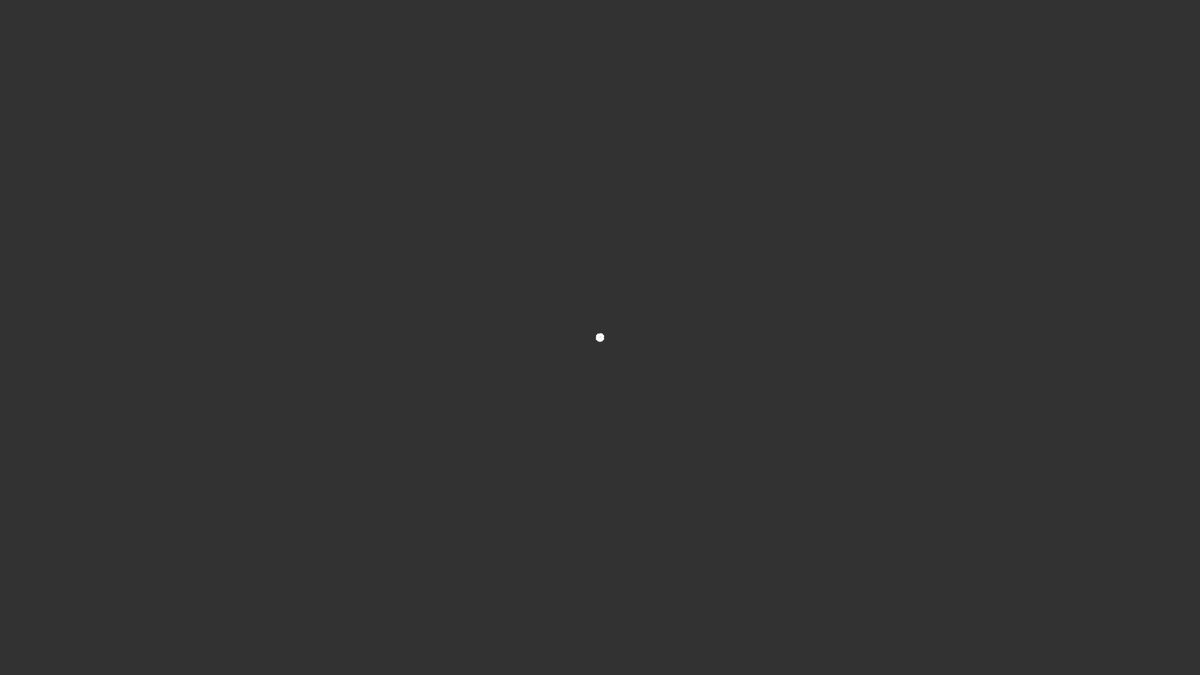
Frame 1 (no input)
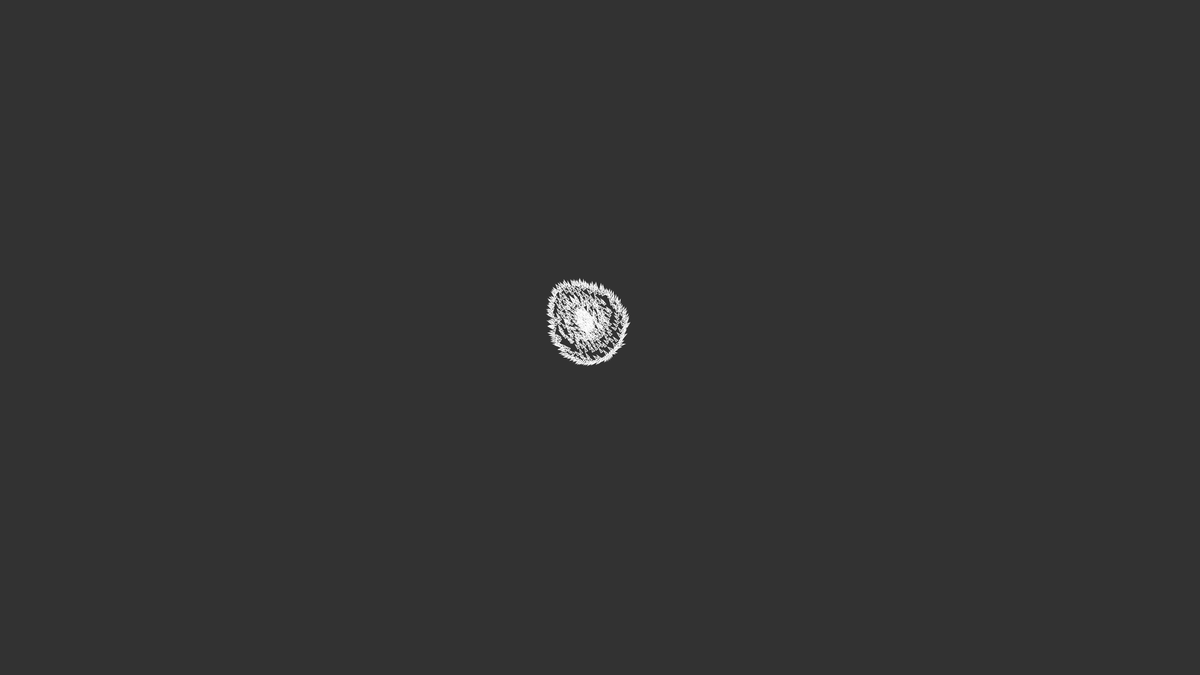
Frame 60 (the mouse pressed at the canvas centre just before this capture)
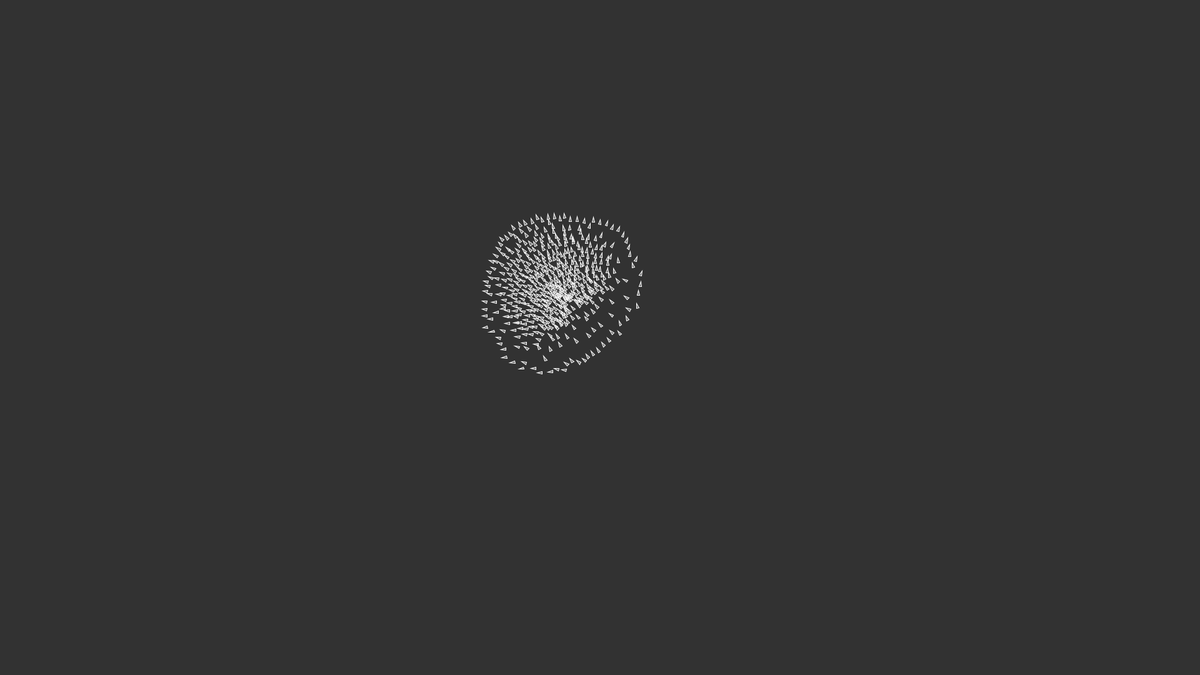
Frame 120 (the mouse held since frame 60 and released just before this capture)

The Processing sketch that drew these frames (run headless with seeded random() and noise(); from frame 60 on, the mouse is pressed at the canvas centre):

// Processing sketch: sketch_200706a
// ── sketch_200706a.pde
Flock flock;

void setup() {
  size(1920, 1080);
  flock = new Flock();
  // Add an initial set of boids into the system
  for (int i = 0; i < 500; i++) {
    flock.addBoid(new Boid(width/2,height/2));
  }
}

void draw() {
  background(50);
  flock.run();
}

// Add a new boid into the System
void mousePressed() {
  flock.addBoid(new Boid(mouseX,mouseY));
}



// The Flock (a list of Boid objects)

class Flock {
  ArrayList<Boid> boids; // An ArrayList for all the boids

  Flock() {
    boids = new ArrayList<Boid>(); // Initialize the ArrayList
  }

  void run() {
    for (Boid b : boids) {
      b.run(boids);  // Passing the entire list of boids to each boid individually
    }
  }

  void addBoid(Boid b) {
    boids.add(b);
  }

}




// The Boid class

class Boid {

  PVector position;
  PVector velocity;
  PVector acceleration;
  float r;
  float maxforce;    // Maximum steering force
  float maxspeed;    // Maximum speed

    Boid(float x, float y) {
    acceleration = new PVector(0, 0);

    // This is a new PVector method not yet implemented in JS
    // velocity = PVector.random2D();

    // Leaving the code temporarily this way so that this example runs in JS
    float angle = random(TWO_PI);
    velocity = new PVector(cos(angle), sin(angle));

    position = new PVector(x, y);
    r = 2.0;
    maxspeed = 2;
    maxforce = 0.03;
  }

  void run(ArrayList<Boid> boids) {
    flock(boids);
    update();
    borders();
    render();
  }

  void applyForce(PVector force) {
    // We could add mass here if we want A = F / M
    acceleration.add(force);
  }

  // We accumulate a new acceleration each time based on three rules
  void flock(ArrayList<Boid> boids) {
    PVector sep = separate(boids);   // Separation
    PVector ali = align(boids);      // Alignment
    PVector coh = cohesion(boids);   // Cohesion
    // Arbitrarily weight these forces
    sep.mult(1.5);
    ali.mult(1.0);
    coh.mult(1.0);
    // Add the force vectors to acceleration
    applyForce(sep);
    applyForce(ali);
    applyForce(coh);
  }

  // Method to update position
  void update() {
    // Update velocity
    velocity.add(acceleration);
    // Limit speed
    velocity.limit(maxspeed);
    position.add(velocity);
    // Reset accelertion to 0 each cycle
    acceleration.mult(0);
  }

  // A method that calculates and applies a steering force towards a target
  // STEER = DESIRED MINUS VELOCITY
  PVector seek(PVector target) {
    PVector desired = PVector.sub(target, position);  // A vector pointing from the position to the target
    // Scale to maximum speed
    desired.normalize();
    desired.mult(maxspeed);

    // Above two lines of code below could be condensed with new PVector setMag() method
    // Not using this method until Processing.js catches up
    // desired.setMag(maxspeed);

    // Steering = Desired minus Velocity
    PVector steer = PVector.sub(desired, velocity);
    steer.limit(maxforce);  // Limit to maximum steering force
    return steer;
  }

  void render() {
    // Draw a triangle rotated in the direction of velocity
    float theta = velocity.heading2D() + radians(90);
    // heading2D() above is now heading() but leaving old syntax until Processing.js catches up
    
    fill(200, 100);
    stroke(255);
    pushMatrix();
    translate(position.x, position.y);
    rotate(theta);
    beginShape(TRIANGLES);
    vertex(0, -r*2);
    vertex(-r, r*2);
    vertex(r, r*2);
    endShape();
    popMatrix();
  }

  // Wraparound
  void borders() {
    if (position.x < -r) position.x = width+r;
    if (position.y < -r) position.y = height+r;
    if (position.x > width+r) position.x = -r;
    if (position.y > height+r) position.y = -r;
  }

  // Separation
  // Method checks for nearby boids and steers away
  PVector separate (ArrayList<Boid> boids) {
    float desiredseparation = 25.0f;
    PVector steer = new PVector(0, 0, 0);
    int count = 0;
    // For every boid in the system, check if it's too close
    for (Boid other : boids) {
      float d = PVector.dist(position, other.position);
      // If the distance is greater than 0 and less than an arbitrary amount (0 when you are yourself)
      if ((d > 0) && (d < desiredseparation)) {
        // Calculate vector pointing away from neighbor
        PVector diff = PVector.sub(position, other.position);
        diff.normalize();
        diff.div(d);        // Weight by distance
        steer.add(diff);
        count++;            // Keep track of how many
      }
    }
    // Average -- divide by how many
    if (count > 0) {
      steer.div((float)count);
    }

    // As long as the vector is greater than 0
    if (steer.mag() > 0) {
      // First two lines of code below could be condensed with new PVector setMag() method
      // Not using this method until Processing.js catches up
      // steer.setMag(maxspeed);

      // Implement Reynolds: Steering = Desired - Velocity
      steer.normalize();
      steer.mult(maxspeed);
      steer.sub(velocity);
      steer.limit(maxforce);
    }
    return steer;
  }

  // Alignment
  // For every nearby boid in the system, calculate the average velocity
  PVector align (ArrayList<Boid> boids) {
    float neighbordist = 50;
    PVector sum = new PVector(0, 0);
    int count = 0;
    for (Boid other : boids) {
      float d = PVector.dist(position, other.position);
      if ((d > 0) && (d < neighbordist)) {
        sum.add(other.velocity);
        count++;
      }
    }
    if (count > 0) {
      sum.div((float)count);
      // First two lines of code below could be condensed with new PVector setMag() method
      // Not using this method until Processing.js catches up
      // sum.setMag(maxspeed);

      // Implement Reynolds: Steering = Desired - Velocity
      sum.normalize();
      sum.mult(maxspeed);
      PVector steer = PVector.sub(sum, velocity);
      steer.limit(maxforce);
      return steer;
    } 
    else {
      return new PVector(0, 0);
    }
  }

  // Cohesion
  // For the average position (i.e. center) of all nearby boids, calculate steering vector towards that position
  PVector cohesion (ArrayList<Boid> boids) {
    float neighbordist = 50;
    PVector sum = new PVector(0, 0);   // Start with empty vector to accumulate all positions
    int count = 0;
    for (Boid other : boids) {
      float d = PVector.dist(position, other.position);
      if ((d > 0) && (d < neighbordist)) {
        sum.add(other.position); // Add position
        count++;
      }
    }
    if (count > 0) {
      sum.div(count);
      return seek(sum);  // Steer towards the position
    } 
    else {
      return new PVector(0, 0);
    }
  }
}
